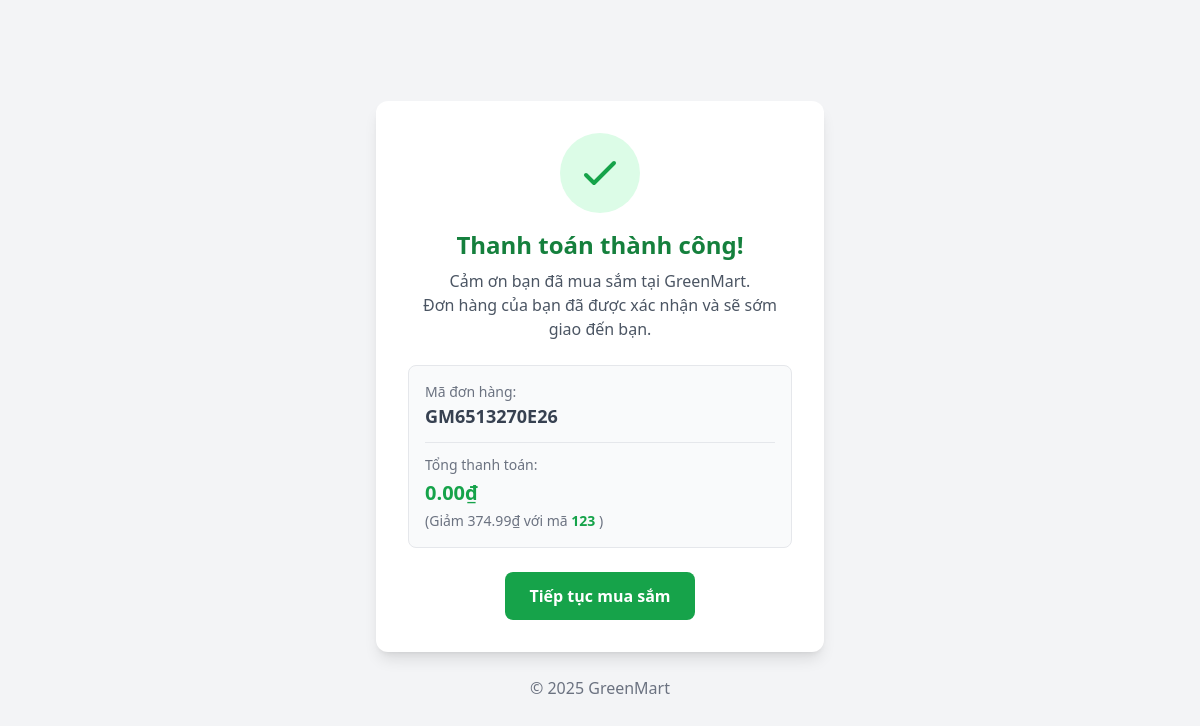
The app's page /complete/ (signed in), older data.
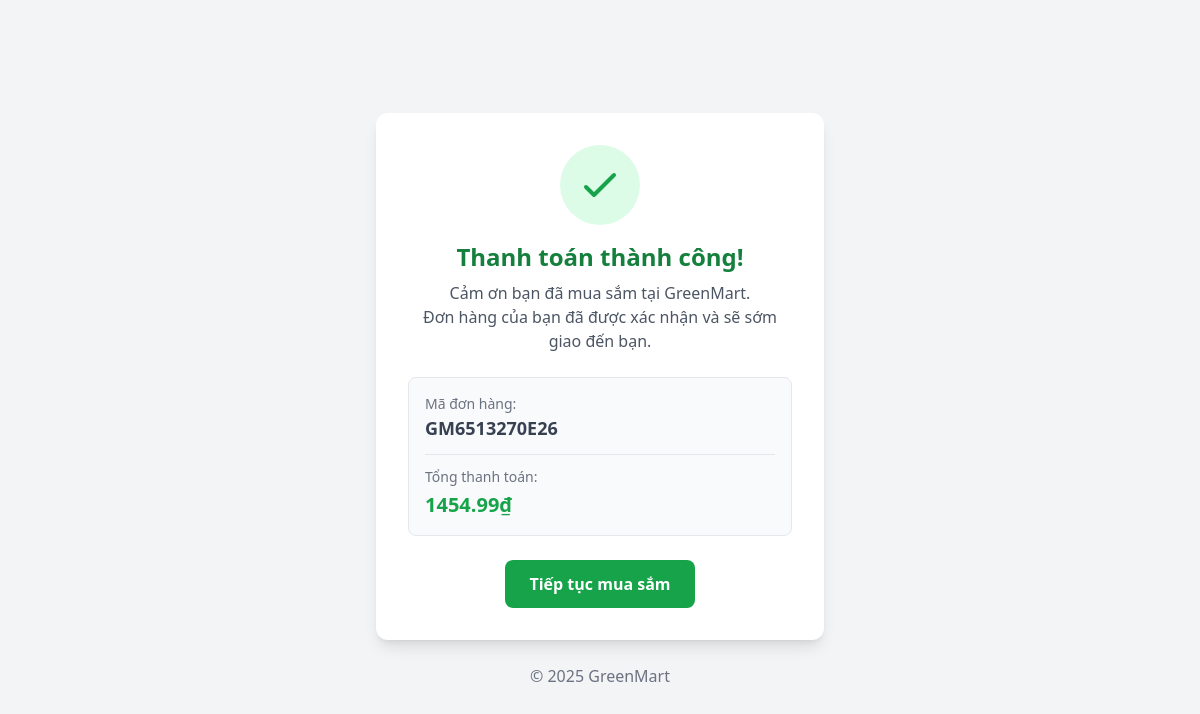
The same page, newer data.
### app/models.py (models this page shows, shortened)
class Order(models.Model):
    customer = models.ForeignKey(User, max_length=100, on_delete=models.SET_NULL, null=True, blank=True)
    date_order = models.DateTimeField(max_length=100,auto_now_add=True)
    complete =  models.BooleanField(default=False,null=True,blank=False)
    transaction_id = models.CharField(max_length=100, blank=True, null=True)
    promotion = models.ForeignKey(
        'Promotion', on_delete=models.SET_NULL, null=True, blank=True, related_name='orders'
    )
    def save(self, *args, **kwargs):
        if not self.transaction_id:
            import uuid
            self.transaction_id = "GM" + uuid.uuid4().hex[:10].upper()
        super().save(*args, **kwargs)
    @property
    def get_cart_total(self):
        orderitems = self.orderitem_set.all()
        total = sum(item.get_total for item in orderitems)
        return total
    @property
    def get_discount_amount(self):
        if self.promotion:
            return self.promotion.get_discount(self.get_cart_total)
        return 0
    @property
    def get_total_after_discount(self):
        return self.get_cart_total - self.get_discount_amount

class OrderItem(models.Model):
    product = models.ForeignKey(Product, on_delete=models.SET_NULL, null=True, blank=True)
    order = models.ForeignKey(Order, on_delete=models.SET_NULL, null=True, blank=True)
    quantity = models.IntegerField(default=0, null=True, blank=True)
    date_added = models.DateTimeField(max_length=100,auto_now_add=True)
    @property
    def get_total(self):
        if not self.product:
            return Decimal('0')
        return self.product.price * self.quantity

class Product(models.Model):
    UNIT_CHOICES = [
        ("kg", "Kilogram"),
        ("gr", "Gram"),
        ("bó", "Bó"),
        ("túi", "Túi"),
        ("quả", "Quả"),
    ]
    STATUS_CHOICES = [
        ("available", "Còn hàng"),
        ("out_of_stock", "Hết hàng"),
        ("hidden", "Ẩn"),
    ]
    name = models.CharField(max_length=200)
    slug = models.SlugField(max_length=200, unique=True, blank = True)
    category = models.ForeignKey(Category, on_delete=models.CASCADE, related_name="products")
    description = models.TextField(blank=True, null=True)
    price = models.DecimalField(max_digits=10, decimal_places=2)
    unit = models.CharField(max_length=20, choices=UNIT_CHOICES, default="kg")
    stock = models.PositiveIntegerField(default=0)  # số lượng tồn kho
    status = models.CharField(max_length=20, choices=STATUS_CHOICES, default="available")
    origin = models.CharField(max_length=100, choices=Origin.choices, default=Origin.VIETNAM, blank=True, null=True)   # Việt Nam, Úc, Mỹ...
    image = models.ImageField(upload_to="products/", blank=True, null=True)
    is_featured = models.BooleanField(default=False)   # Sản phẩm nổi bật
    created_at = models.DateTimeField(auto_now_add=True)
    updated_at = models.DateTimeField(auto_now=True)
    user = models.ForeignKey(User, on_delete=models.CASCADE, blank= True, null=True)

class Promotion(models.Model):
    DISCOUNT_TYPE_CHOICES = [
        ('money', 'Giảm theo số tiền'),
        ('percent', 'Giảm theo phần trăm'),
    ]
    APPLY_TYPE_CHOICES = [
        ('product', 'Theo sản phẩm'),
        ('category', 'Theo danh mục'),
        ('order', 'Toàn đơn hàng'),
    ]
    user = models.ForeignKey(User, on_delete=models.CASCADE, blank=True, null=True, related_name="promotions")
    name = models.CharField(max_length=100)
    code = models.CharField(max_length=20, unique=True)
    discount_type = models.CharField(max_length=10, choices=DISCOUNT_TYPE_CHOICES)
    discount_value = models.DecimalField(max_digits=100000000, decimal_places=2)
    apply_type = models.CharField(max_length=10, choices=APPLY_TYPE_CHOICES, default='order')
    products = models.ManyToManyField('Product', blank=True)
    categories = models.ManyToManyField('Category', blank=True)
    start_date = models.DateTimeField(auto_now_add=True)
    end_date = models.DateTimeField()
    is_active = models.BooleanField(default=True)
    min_order_value = models.DecimalField(max_digits=10, decimal_places=2, default=0)
    def get_discount(self, order_total, order_items=None):
        if not self.is_active:
            return 0
        if order_total < self.min_order_value:
            return 0
        discount = 0
        if self.apply_type == 'order':
            if self.discount_type == 'money':
                discount = min(self.discount_value, order_total)
            elif self.discount_type == 'percent':
                discount = order_total * (self.discount_value / 100)
        return round(discount, 2)

### app/views.py (the view)
# urls.py: path("complete/", views.complete_cart, name = "complete"),
def complete_cart(request):
    order = Order.objects.filter(
        customer=request.user,
        complete=False
    ).first()
    if not order:
        return render(request, "complete.html", {
            "order": None
        })
    if order.promotion:
        total_money = order.get_total_after_discount
    else:
        total_money = order.get_cart_total
    order.complete = True
    order.save()
    return render(request, "complete.html", {
        "order": order,
        "total_money": total_money,
    })

### app/templates/complete.html (shortened to what this page needs)
<!DOCTYPE html>
<html lang="vi">
<head>
    <script src="https://cdn.tailwindcss.com"></script>
</head>
<body class="bg-gray-100">
    <div class="min-h-screen flex flex-col items-center justify-center p-4">
        <div class="bg-white shadow-lg rounded-xl p-8 max-w-md text-center">
            <div class="mx-auto mb-4 flex items-center justify-center w-20 h-20 rounded-full bg-green-100">
                <svg xmlns="http://www.w3.org/2000/svg"
                    class="h-12 w-12 text-green-600" fill="none"
                    viewBox="0 0 24 24" stroke="currentColor">
                    <path stroke-linecap="round" stroke-linejoin="round" stroke-width="2"
                        d="M5 13l4 4L19 7" />
                </svg>
            </div>
            <h1 class="text-2xl font-bold text-green-700 mb-2">
                Thanh toán thành công!
            </h1>
            <p class="text-gray-600 mb-6">
                Cảm ơn bạn đã mua sắm tại GreenMart.<br>
                Đơn hàng của bạn đã được xác nhận và sẽ sớm giao đến bạn.
            </p>
            <div class="bg-gray-50 border border-gray-200 rounded-lg p-4 mb-6 text-left">
                <p class="text-sm text-gray-500">Mã đơn hàng:</p>
                <p class="text-lg font-semibold text-gray-700">{{ order.transaction_id }}</p>
                <hr class="my-3">
                <p class="text-sm text-gray-500 mb-1">Tổng thanh toán:</p>
    <p class="text-xl font-bold text-green-600">
        {{ total_money }}₫
    </p>
    {% if order.promotion %}
        <p class="text-sm text-gray-500 mt-1">
            (Giảm {{ order.get_discount_amount }}₫ với mã
            <strong class="text-green-600">
                {{ order.promotion.code }}
            </strong>)
        </p>
    {% endif %}
            </div>
            <a href="/"
                class="inline-block bg-green-600 hover:bg-green-700 text-white font-semibold px-6 py-3 rounded-lg">
                Tiếp tục mua sắm
            </a>
        </div>
        <p class="text-gray-500 mt-6">© 2025 GreenMart</p>
    </div>
</body>
</html>

Row changes from the older to the newer data that the page shows:
changed Order "GM6513270E26": promotion_id 7 → empty (drawn); get_discount_amount "374.99" → (not shown); promotion.code "123" → (not shown)
Text that changed along with them:
{{ total_money }}: "0.00" → "1454.99"
text no longer shown: "(Giảm ₫ với mã )"
